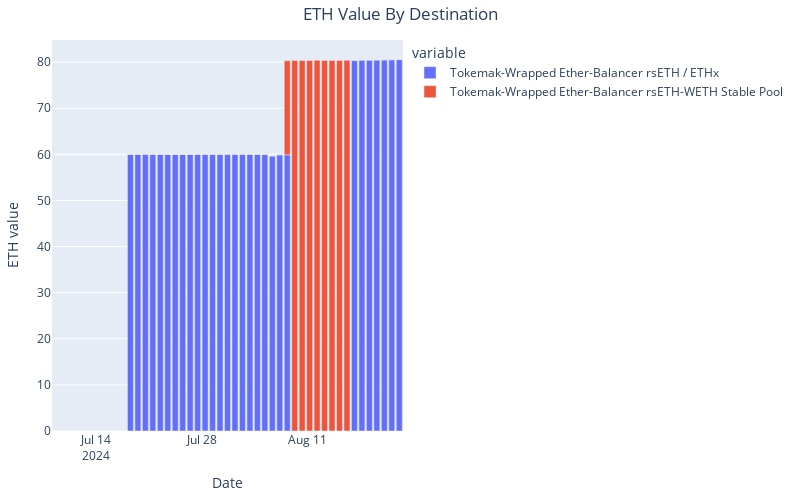

The cell this chart's notebook holds for it:
### Code cell
from v2_rebalance_dashboard.fetch_lp_composition_over_time import fetch_lp_tokens_and_eth_value_per_destination

fig = fetch_lp_tokens_and_eth_value_per_destination()
fig.show()

### Figure 1 — Plotly figure (JSON) as saved in the notebook; plotly's stock layout.template omitted (floating-point values rounded to 4 significant figures)
{"data": [{"alignmentgroup": "True", "hovertemplate": "variable=Tokemak-Wrapped Ether-Balancer rsETH / ETHx<br>timestamp=%{x}<br>value=%{y}<extra></extra>", "legendgroup": "Tokemak-Wrapped Ether-Balancer rsETH / ETHx", "marker": {"color": "#636efa", "pattern": {"shape": ""}}, "name": "Tokemak-Wrapped Ether-Balancer rsETH / ETHx", "offsetgroup": "Tokemak-Wrapped Ether-Balancer rsETH / ETHx", "orientation": "v", "showlegend": true, "textposition": "auto", "type": "bar", "x": ["2024-07-08T14:38:47", "2024-07-09T14:30:11", "2024-07-10T14:16:23", "2024-07-11T14:03:23", "2024-07-12T13:52:23", "2024-07-13T13:39:47", "2024-07-14T13:27:47", "2024-07-15T13:14:11", "2024-07-16T13:01:59", "2024-07-17T12:46:35", "2024-07-18T12:34:59", "2024-07-19T12:20:35", "2024-07-20T12:07:35", "2024-07-21T11:53:23", "2024-07-22T11:41:35", "2024-07-23T11:29:35", "2024-07-24T11:15:11", "2024-07-25T11:02:47", "2024-07-26T10:50:47", "2024-07-27T10:39:11", "2024-07-28T10:26:35", "2024-07-29T10:11:59", "2024-07-30T10:01:11", "2024-07-31T09:48:35", "2024-08-01T09:35:35", "2024-08-02T09:22:59", "2024-08-03T09:12:35", "2024-08-04T08:57:23", "2024-08-05T08:41:47", "2024-08-06T08:28:47", "2024-08-07T08:15:59", "2024-08-08T08:01:47", "2024-08-09T07:46:35", "2024-08-10T07:32:35", "2024-08-11T07:19:47", "2024-08-12T07:07:35", "2024-08-13T06:53:35", "2024-08-14T06:40:47", "2024-08-15T06:27:59", "2024-08-16T06:16:35", "2024-08-17T06:04:59", "2024-08-18T05:51:59", "2024-08-19T05:39:23", "2024-08-20T05:26:11", "2024-08-21T05:15:11", "2024-08-22T05:04:23", "2024-08-23T04:51:59"], "xaxis": "x", "y": [0, 0, 0, 0, 0, 0, 0, 0, 0, 0, 59.98, 59.99, 60.03, 60.0, 59.99, 59.99, 59.98, 59.98, 59.98, 60.0, 60.01, 60.0, 60.0, 60.01, 60.02, 60.02, 60.02, 60.0, 59.99, 59.66, 59.91, 59.9, 0, 0, 0, 0, 0, 0, 0, 0, 80.39, 80.44, 80.46, 80.48, 80.49, 80.53, 80.56], "yaxis": "y"}, {"alignmentgroup": "True", "hovertemplate": "variable=Tokemak-Wrapped Ether-Balancer rsETH-WETH Stable Pool<br>timestamp=%{x}<br>value=%{y}<extra></extra>", "legendgroup": "Tokemak-Wrapped Ether-Balancer rsETH-WETH Stable Pool", "marker": {"color": "#EF553B", "pattern": {"shape": ""}}, "name": "Tokemak-Wrapped Ether-Balancer rsETH-WETH Stable Pool", "offsetgroup": "Tokemak-Wrapped Ether-Balancer rsETH-WETH Stable Pool", "orientation": "v", "showlegend": true, "textposition": "auto", "type": "bar", "x": ["2024-07-08T14:38:47", "2024-07-09T14:30:11", "2024-07-10T14:16:23", "2024-07-11T14:03:23", "2024-07-12T13:52:23", "2024-07-13T13:39:47", "2024-07-14T13:27:47", "2024-07-15T13:14:11", "2024-07-16T13:01:59", "2024-07-17T12:46:35", "2024-07-18T12:34:59", "2024-07-19T12:20:35", "2024-07-20T12:07:35", "2024-07-21T11:53:23", "2024-07-22T11:41:35", "2024-07-23T11:29:35", "2024-07-24T11:15:11", "2024-07-25T11:02:47", "2024-07-26T10:50:47", "2024-07-27T10:39:11", "2024-07-28T10:26:35", "2024-07-29T10:11:59", "2024-07-30T10:01:11", "2024-07-31T09:48:35", "2024-08-01T09:35:35", "2024-08-02T09:22:59", "2024-08-03T09:12:35", "2024-08-04T08:57:23", "2024-08-05T08:41:47", "2024-08-06T08:28:47", "2024-08-07T08:15:59", "2024-08-08T08:01:47", "2024-08-09T07:46:35", "2024-08-10T07:32:35", "2024-08-11T07:19:47", "2024-08-12T07:07:35", "2024-08-13T06:53:35", "2024-08-14T06:40:47", "2024-08-15T06:27:59", "2024-08-16T06:16:35", "2024-08-17T06:04:59", "2024-08-18T05:51:59", "2024-08-19T05:39:23", "2024-08-20T05:26:11", "2024-08-21T05:15:11", "2024-08-22T05:04:23", "2024-08-23T04:51:59"], "xaxis": "x", "y": [0, 0, 0, 0, 0, 0, 0, 0, 0, 0, 0, 0, 0, 0, 0, 0, 0, 0, 0, 0, 0, 0, 0, 0, 0, 0, 0, 0, 0, 0, 0, 20.42, 80.34, 80.36, 80.36, 80.39, 80.37, 80.37, 80.37, 80.38, 0, 0, 0, 0, 0, 0, 0], "yaxis": "y"}], "layout": {"barmode": "relative", "height": 500, "legend": {"title": {"text": "variable"}, "tracegroupgap": 0}, "margin": {"b": 40, "l": 40, "r": 40, "t": 40}, "title": {"text": "ETH Value By Destination", "x": 0.5}, "width": 800, "xaxis": {"anchor": "y", "domain": [0, 1], "title": {"text": "Date"}}, "yaxis": {"anchor": "x", "domain": [0, 1], "title": {"text": "ETH value"}}}}
